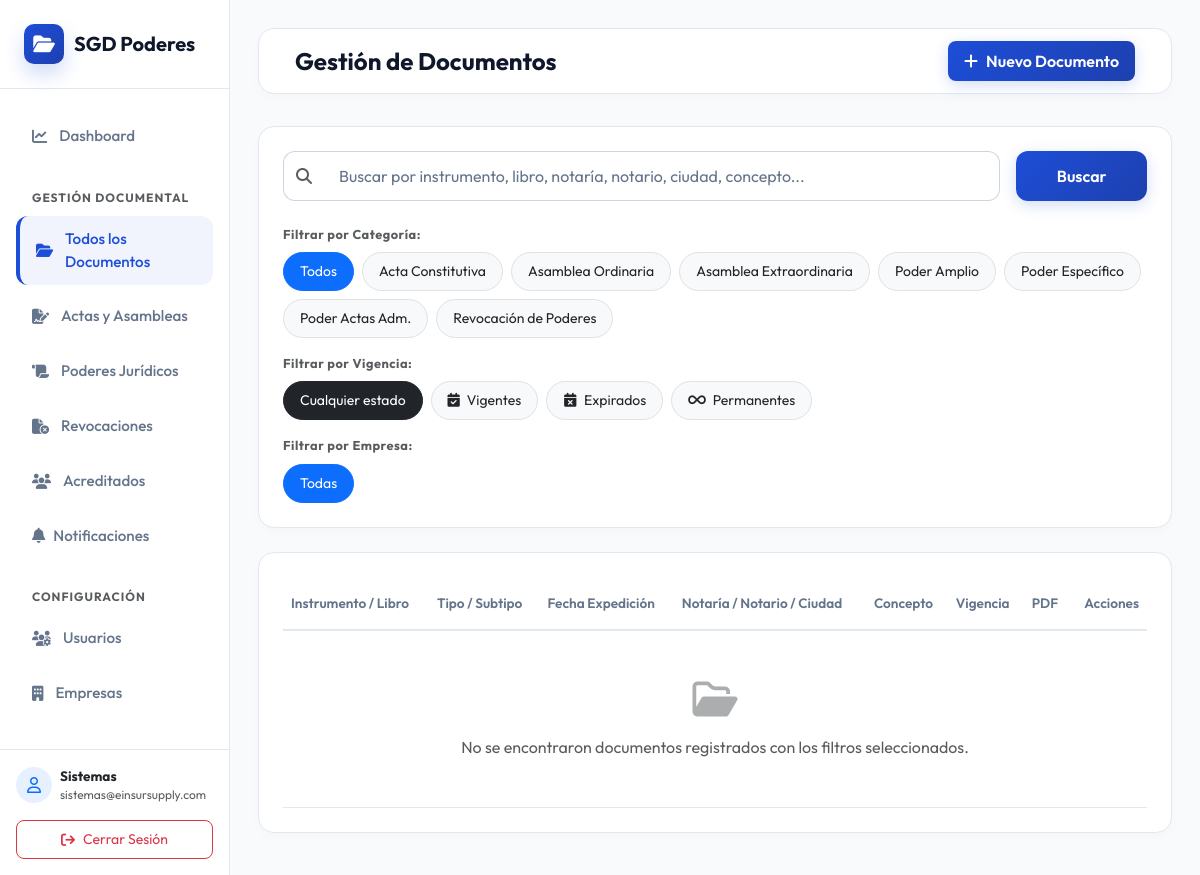
/documentos.php (signed in), run on an earlier commit of the app's database.
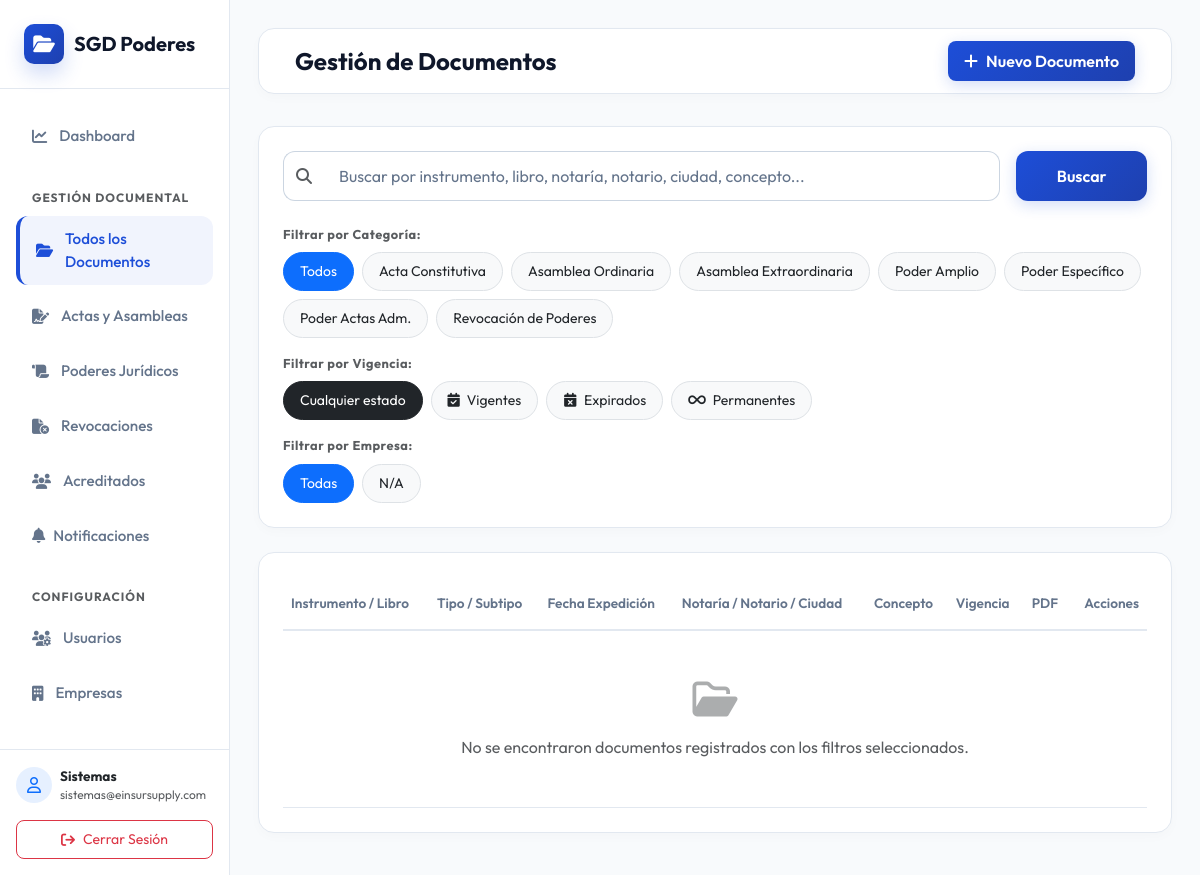
And on a later commit of the database.
### tables this page shows
CREATE TABLE IF NOT EXISTS `empresas` (
    `id` INT AUTO_INCREMENT PRIMARY KEY,
    `nombre` VARCHAR(255) NOT NULL UNIQUE,
    `rfc` VARCHAR(20) DEFAULT NULL,
    `created_at` TIMESTAMP DEFAULT CURRENT_TIMESTAMP
);

### documentos.php (the view, shortened to what the changed rows need)
<?php
require_once __DIR__ . '/config/db.php';
require_once __DIR__ . '/includes/header.php';
$tipo = isset($_GET['tipo']) ? trim($_GET['tipo']) : '';
$subtipo = isset($_GET['subtipo']) ? trim($_GET['subtipo']) : '';
$vencimiento = isset($_GET['vencimiento']) ? trim($_GET['vencimiento']) : '';
$empresa_id = isset($_GET['empresa_id']) ? trim($_GET['empresa_id']) : '';
$empresas = [];
try {
    $stmt_emp = $pdo->query("SELECT id, nombre FROM empresas ORDER BY nombre ASC");
    $empresas = $stmt_emp->fetchAll();
} catch (PDOException $e) {
    error_log("Error al obtener lista de empresas para filtro: " . $e->getMessage());
}
function getFilterUrl($new_params) {
    $current_params = $_GET;
    foreach ($new_params as $key => $val) {
        if ($val === '') {
            unset($current_params[$key]);
        } else {
            $current_params[$key] = $val;
        }
    }
    return 'documentos.php' . (!empty($current_params) ? '?' . http_build_query($current_params) : '');
}
?>
<div class="content-area">
    <div class="container-fluid p-0">
        <div class="p-4 rounded-4 bg-white mb-4" style="border: 1px solid #e2e8f0; box-shadow: 0 4px 12px rgba(15, 23, 42, 0.02);">
            <div class="collapse d-lg-block <?php echo (!empty($tipo) || !empty($subtipo) || !empty($vencimiento)) ? 'show' : ''; ?>" id="collapseFiltros">
                <div class="d-flex flex-column gap-3 pt-2 pt-lg-0">
                <div>
                    <div class="d-flex flex-wrap gap-2">
                        <a href="<?php echo getFilterUrl(['empresa_id' => '']); ?>"
                           class="btn btn-sm rounded-pill px-3 py-2 <?php echo ($empresa_id === '') ? 'btn-primary' : 'btn-light text-dark border'; ?>">
                            Todas
                        </a>
                        <?php foreach ($empresas as $emp): ?>
                            <a href="<?php echo getFilterUrl(['empresa_id' => $emp['id']]); ?>"
                               class="btn btn-sm rounded-pill px-3 py-2 <?php echo ($empresa_id == $emp['id']) ? 'btn-primary' : 'btn-light text-dark border'; ?>">
                                <?php echo htmlspecialchars($emp['nombre']); ?>
                            </a>
                        <?php endforeach; ?>
                    </div>
                </div>
            </div>
        </div>
        </div>
        <div class="p-4 rounded-4 bg-white" style="border: 1px solid #e2e8f0; box-shadow: 0 4px 12px rgba(15, 23, 42, 0.02);">
            <div class="table-responsive">
                <table class="table table-hover align-middle mb-0" style="--bs-table-bg: transparent; --bs-table-border-color: #e2e8f0;">
                    <thead>
                        <tr>
                            <th scope="col" class="text-muted fw-semibold py-3" style="font-size: 0.85rem;">Instrumento / Libro</th>
                            <th scope="col" class="text-muted fw-semibold py-3" style="font-size: 0.85rem;">Tipo / Subtipo</th>
                            <th scope="col" class="text-muted fw-semibold py-3" style="font-size: 0.85rem;">Fecha Expedición</th>
                            <th scope="col" class="text-muted fw-semibold py-3" style="font-size: 0.85rem;">Notaría / Notario / Ciudad</th>
                            <th scope="col" class="text-muted fw-semibold py-3" style="font-size: 0.85rem;">Concepto</th>
                            <th scope="col" class="text-muted fw-semibold py-3" style="font-size: 0.85rem;">Vigencia</th>
                            <th scope="col" class="text-muted fw-semibold py-3" style="font-size: 0.85rem;">PDF</th>
                            <?php if ($_SESSION['user_rol'] !== 'usuario'): ?>
                            <th scope="col" class="text-muted fw-semibold py-3 text-end" style="font-size: 0.85rem;">Acciones</th>
                            <?php endif; ?>
                        </tr>
                    </thead>
                </table>
            </div>
        </div>
    </div>
</div>
<?php
require_once __DIR__ . '/includes/footer.php';
?>

What changed in the data, as far as the page shows it:
added empresas: nombre "N/A"
